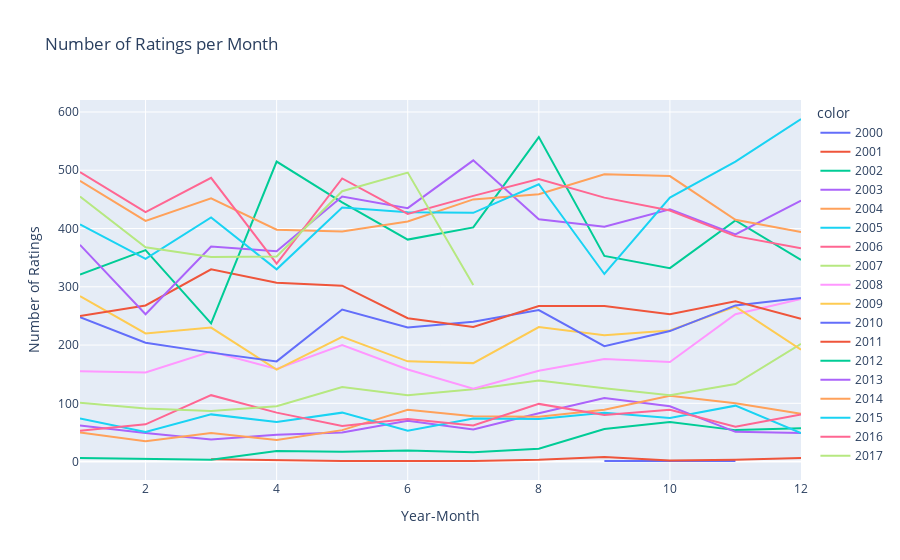

The notebook cell this image was saved under:
### Code cell
# plot with plotly the number of ratings per year_month
import plotly.express as px

fig = px.line(x=year_month_ratings_count.month, y=year_month_ratings_count.nbr_ratings, color=year_month_ratings_count.year, title='Number of Ratings per Month')
fig.update_xaxes(title_text='Year-Month')
fig.update_yaxes(title_text='Number of Ratings')
fig.show()

### Figure 1 — Plotly figure (JSON) as saved in the notebook; plotly's stock layout.template omitted (floating-point values rounded to 4 significant figures)
{"data": [{"hovertemplate": "color=2000<br>x=%{x}<br>y=%{y}<extra></extra>", "legendgroup": "2000", "line": {"color": "#636efa", "dash": "solid"}, "marker": {"symbol": "circle"}, "mode": "lines", "name": "2000", "orientation": "v", "showlegend": true, "type": "scatter", "x": [9, 11], "xaxis": "x", "y": [1, 1], "yaxis": "y"}, {"hovertemplate": "color=2001<br>x=%{x}<br>y=%{y}<extra></extra>", "legendgroup": "2001", "line": {"color": "#EF553B", "dash": "solid"}, "marker": {"symbol": "circle"}, "mode": "lines", "name": "2001", "orientation": "v", "showlegend": true, "type": "scatter", "x": [3, 5, 7, 8, 9, 10, 11, 12], "xaxis": "x", "y": [4, 1, 1, 3, 8, 2, 3, 6], "yaxis": "y"}, {"hovertemplate": "color=2002<br>x=%{x}<br>y=%{y}<extra></extra>", "legendgroup": "2002", "line": {"color": "#00cc96", "dash": "solid"}, "marker": {"symbol": "circle"}, "mode": "lines", "name": "2002", "orientation": "v", "showlegend": true, "type": "scatter", "x": [1, 3, 4, 5, 6, 7, 8, 9, 10, 11, 12], "xaxis": "x", "y": [6, 3, 18, 17, 19, 16, 22, 56, 68, 54, 57], "yaxis": "y"}, {"hovertemplate": "color=2003<br>x=%{x}<br>y=%{y}<extra></extra>", "legendgroup": "2003", "line": {"color": "#ab63fa", "dash": "solid"}, "marker": {"symbol": "circle"}, "mode": "lines", "name": "2003", "orientation": "v", "showlegend": true, "type": "scatter", "x": [1, 2, 3, 4, 5, 6, 7, 8, 9, 10, 11, 12], "xaxis": "x", "y": [62, 49, 38, 46, 50, 70, 55, 83, 109, 95, 51, 49], "yaxis": "y"}, {"hovertemplate": "color=2004<br>x=%{x}<br>y=%{y}<extra></extra>", "legendgroup": "2004", "line": {"color": "#FFA15A", "dash": "solid"}, "marker": {"symbol": "circle"}, "mode": "lines", "name": "2004", "orientation": "v", "showlegend": true, "type": "scatter", "x": [1, 2, 3, 4, 5, 6, 7, 8, 9, 10, 11, 12], "xaxis": "x", "y": [50, 35, 49, 37, 54, 89, 78, 77, 89, 113, 100, 82], "yaxis": "y"}, {"hovertemplate": "color=2005<br>x=%{x}<br>y=%{y}<extra></extra>", "legendgroup": "2005", "line": {"color": "#19d3f3", "dash": "solid"}, "marker": {"symbol": "circle"}, "mode": "lines", "name": "2005", "orientation": "v", "showlegend": true, "type": "scatter", "x": [1, 2, 3, 4, 5, 6, 7, 8, 9, 10, 11, 12], "xaxis": "x", "y": [74, 51, 81, 68, 84, 53, 74, 73, 84, 75, 96, 49], "yaxis": "y"}, {"hovertemplate": "color=2006<br>x=%{x}<br>y=%{y}<extra></extra>", "legendgroup": "2006", "line": {"color": "#FF6692", "dash": "solid"}, "marker": {"symbol": "circle"}, "mode": "lines", "name": "2006", "orientation": "v", "showlegend": true, "type": "scatter", "x": [1, 2, 3, 4, 5, 6, 7, 8, 9, 10, 11, 12], "xaxis": "x", "y": [53, 64, 114, 84, 61, 73, 62, 99, 80, 89, 60, 81], "yaxis": "y"}, {"hovertemplate": "color=2007<br>x=%{x}<br>y=%{y}<extra></extra>", "legendgroup": "2007", "line": {"color": "#B6E880", "dash": "solid"}, "marker": {"symbol": "circle"}, "mode": "lines", "name": "2007", "orientation": "v", "showlegend": true, "type": "scatter", "x": [1, 2, 3, 4, 5, 6, 7, 8, 9, 10, 11, 12], "xaxis": "x", "y": [101, 91, 87, 95, 128, 114, 124, 139, 126, 114, 133, 202], "yaxis": "y"}, {"hovertemplate": "color=2008<br>x=%{x}<br>y=%{y}<extra></extra>", "legendgroup": "2008", "line": {"color": "#FF97FF", "dash": "solid"}, "marker": {"symbol": "circle"}, "mode": "lines", "name": "2008", "orientation": "v", "showlegend": true, "type": "scatter", "x": [1, 2, 3, 4, 5, 6, 7, 8, 9, 10, 11, 12], "xaxis": "x", "y": [155, 153, 189, 159, 200, 158, 125, 156, 176, 171, 253, 279], "yaxis": "y"}, {"hovertemplate": "color=2009<br>x=%{x}<br>y=%{y}<extra></extra>", "legendgroup": "2009", "line": {"color": "#FECB52", "dash": "solid"}, "marker": {"symbol": "circle"}, "mode": "lines", "name": "2009", "orientation": "v", "showlegend": true, "type": "scatter", "x": [1, 2, 3, 4, 5, 6, 7, 8, 9, 10, 11, 12], "xaxis": "x", "y": [284, 220, 230, 158, 214, 172, 169, 231, 217, 225, 266, 192], "yaxis": "y"}, {"hovertemplate": "color=2010<br>x=%{x}<br>y=%{y}<extra></extra>", "legendgroup": "2010", "line": {"color": "#636efa", "dash": "solid"}, "marker": {"symbol": "circle"}, "mode": "lines", "name": "2010", "orientation": "v", "showlegend": true, "type": "scatter", "x": [1, 2, 3, 4, 5, 6, 7, 8, 9, 10, 11, 12], "xaxis": "x", "y": [248, 204, 187, 172, 261, 230, 240, 260, 198, 224, 268, 281], "yaxis": "y"}, {"hovertemplate": "color=2011<br>x=%{x}<br>y=%{y}<extra></extra>", "legendgroup": "2011", "line": {"color": "#EF553B", "dash": "solid"}, "marker": {"symbol": "circle"}, "mode": "lines", "name": "2011", "orientation": "v", "showlegend": true, "type": "scatter", "x": [1, 2, 3, 4, 5, 6, 7, 8, 9, 10, 11, 12], "xaxis": "x", "y": [250, 268, 330, 307, 302, 246, 231, 267, 267, 253, 275, 245], "yaxis": "y"}, {"hovertemplate": "color=2012<br>x=%{x}<br>y=%{y}<extra></extra>", "legendgroup": "2012", "line": {"color": "#00cc96", "dash": "solid"}, "marker": {"symbol": "circle"}, "mode": "lines", "name": "2012", "orientation": "v", "showlegend": true, "type": "scatter", "x": [1, 2, 3, 4, 5, 6, 7, 8, 9, 10, 11, 12], "xaxis": "x", "y": [321, 363, 237, 515, 445, 381, 402, 557, 353, 332, 414, 346], "yaxis": "y"}, {"hovertemplate": "color=2013<br>x=%{x}<br>y=%{y}<extra></extra>", "legendgroup": "2013", "line": {"color": "#ab63fa", "dash": "solid"}, "marker": {"symbol": "circle"}, "mode": "lines", "name": "2013", "orientation": "v", "showlegend": true, "type": "scatter", "x": [1, 2, 3, 4, 5, 6, 7, 8, 9, 10, 11, 12], "xaxis": "x", "y": [372, 253, 369, 361, 455, 435, 517, 416, 403, 433, 390, 448], "yaxis": "y"}, {"hovertemplate": "color=2014<br>x=%{x}<br>y=%{y}<extra></extra>", "legendgroup": "2014", "line": {"color": "#FFA15A", "dash": "solid"}, "marker": {"symbol": "circle"}, "mode": "lines", "name": "2014", "orientation": "v", "showlegend": true, "type": "scatter", "x": [1, 2, 3, 4, 5, 6, 7, 8, 9, 10, 11, 12], "xaxis": "x", "y": [482, 413, 452, 398, 395, 412, 450, 459, 493, 490, 415, 394], "yaxis": "y"}, {"hovertemplate": "color=2015<br>x=%{x}<br>y=%{y}<extra></extra>", "legendgroup": "2015", "line": {"color": "#19d3f3", "dash": "solid"}, "marker": {"symbol": "circle"}, "mode": "lines", "name": "2015", "orientation": "v", "showlegend": true, "type": "scatter", "x": [1, 2, 3, 4, 5, 6, 7, 8, 9, 10, 11, 12], "xaxis": "x", "y": [407, 348, 419, 330, 436, 428, 427, 476, 322, 453, 515, 588], "yaxis": "y"}, {"hovertemplate": "color=2016<br>x=%{x}<br>y=%{y}<extra></extra>", "legendgroup": "2016", "line": {"color": "#FF6692", "dash": "solid"}, "marker": {"symbol": "circle"}, "mode": "lines", "name": "2016", "orientation": "v", "showlegend": true, "type": "scatter", "x": [1, 2, 3, 4, 5, 6, 7, 8, 9, 10, 11, 12], "xaxis": "x", "y": [497, 428, 487, 340, 486, 425, 456, 485, 453, 431, 387, 366], "yaxis": "y"}, {"hovertemplate": "color=2017<br>x=%{x}<br>y=%{y}<extra></extra>", "legendgroup": "2017", "line": {"color": "#B6E880", "dash": "solid"}, "marker": {"symbol": "circle"}, "mode": "lines", "name": "2017", "orientation": "v", "showlegend": true, "type": "scatter", "x": [1, 2, 3, 4, 5, 6, 7], "xaxis": "x", "y": [455, 368, 351, 352, 464, 496, 303], "yaxis": "y"}], "layout": {"legend": {"title": {"text": "color"}, "tracegroupgap": 0}, "title": {"text": "Number of Ratings per Month"}, "xaxis": {"anchor": "y", "domain": [0, 1], "title": {"text": "Year-Month"}}, "yaxis": {"anchor": "x", "domain": [0, 1], "title": {"text": "Number of Ratings"}}}}
